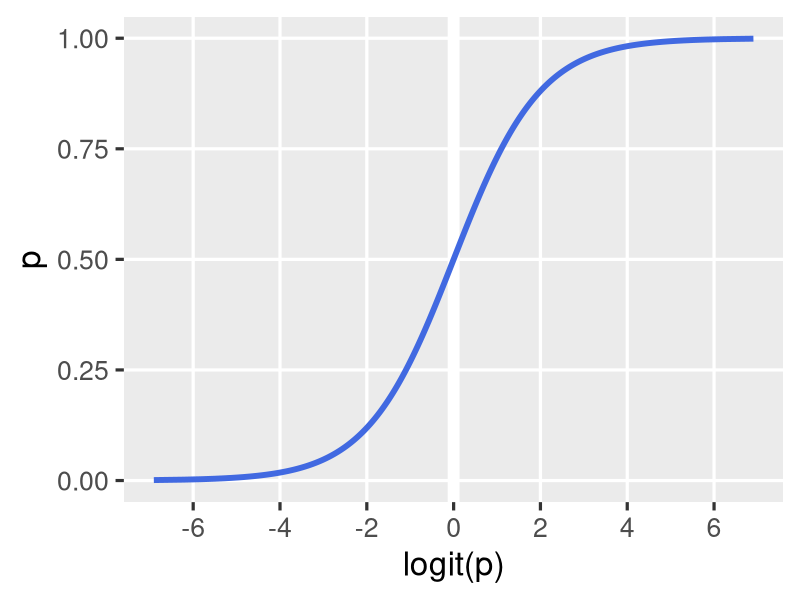

R code for this plot:
## ---- chunk 1
#| echo: false
#| message: false

library(tidyverse)
tibble(
  p = seq(0.001, 0.999, by = 0.001),
  `logit(p)` = log(p / (1 - p))
) |> 
  ggplot(aes(y = p, x = `logit(p)`)) +
  geom_vline(
    color = "white", 
    linewidth = 4, 
    xintercept = 0
  ) +
  geom_line(color = "royalblue", linewidth = 2) +
  scale_x_continuous(breaks = seq(-6, 6, 2)) +
  theme_gray(base_size = 24) +
  theme(panel.grid.minor = element_blank())

